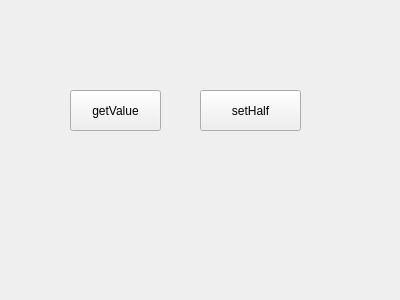
<?xml version="1.0" encoding="UTF-8"?>
<ui version="4.0">
 <class>Widget</class>
 <widget class="QWidget" name="Widget">
  <property name="geometry">
   <rect>
    <x>0</x>
    <y>0</y>
    <width>400</width>
    <height>300</height>
   </rect>
  </property>
  <property name="windowTitle">
   <string>Widget</string>
  </property>
  <widget class="MyWidget" name="widget" native="true">
   <property name="geometry">
    <rect>
     <x>30</x>
     <y>20</y>
     <width>251</width>
     <height>51</height>
    </rect>
   </property>
  </widget>
  <widget class="MyWidget" name="widget_2" native="true">
   <property name="geometry">
    <rect>
     <x>20</x>
     <y>140</y>
     <width>341</width>
     <height>121</height>
    </rect>
   </property>
  </widget>
  <widget class="QPushButton" name="getValue">
   <property name="geometry">
    <rect>
     <x>70</x>
     <y>90</y>
     <width>91</width>
     <height>41</height>
    </rect>
   </property>
   <property name="text">
    <string>getValue</string>
   </property>
  </widget>
  <widget class="QPushButton" name="setHalf">
   <property name="geometry">
    <rect>
     <x>200</x>
     <y>90</y>
     <width>101</width>
     <height>41</height>
    </rect>
   </property>
   <property name="text">
    <string>setHalf</string>
   </property>
  </widget>
 </widget>
 <layoutdefault spacing="6" margin="11"/>
 <customwidgets>
  <customwidget>
   <class>MyWidget</class>
   <extends>QWidget</extends>
   <header location="global">mywidget.h</header>
   <container>1</container>
  </customwidget>
 </customwidgets>
 <resources/>
 <connections/>
</ui>
